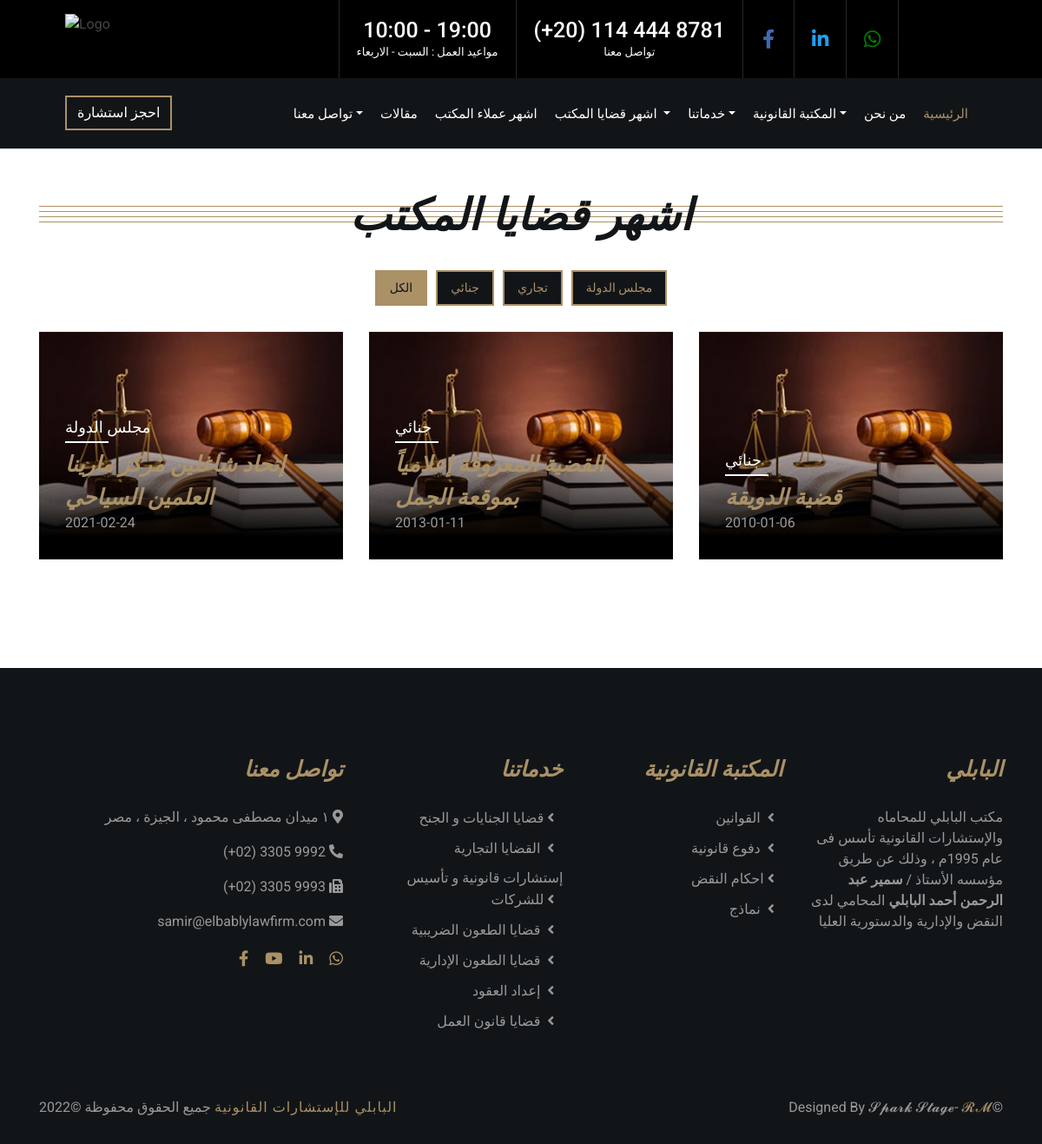
Screenshot of /portfolio.php with the database file from the repository.
### tables this page shows
CREATE TABLE `cases` (
  `ID` int(11) NOT NULL,
  `Name` varchar(255) NOT NULL,
  `Description` text NOT NULL,
  `Cat` int(255) NOT NULL,
  `Image` varchar(255) NOT NULL,
  `Date` date DEFAULT NULL,
  `Status` int(11) NOT NULL DEFAULT 1
);

CREATE TABLE `Case_Category` (
  `id` int(11) NOT NULL,
  `CatName` varchar(255) NOT NULL
);

### Admin/Model/Case.php (called while the page is built, shortened)
<?php
class CaseClass implements iCase {
    private $id;
    private $name;
    private $image;
    private $date;
    private $cat;
    private $catName;
	function getId() {
		return $this->id;
	}
	function setId($id): self {
		$this->id = $id;
		return $this;
	}
	function getName() {
		return $this->name;
	}
	function setName($name): self {
		$this->name = $name;
		return $this;
	}
	function setDescription($description): self {
		return $this;
	}
	function setStatus($status): self {
		return $this;
	}
	function setStateName($stateName): self {
		return $this;
	}
	function getCases($state, $size) {
        $db = Database::getInstance();
        $conn = $db->getConnection();
        $sql = "select * from cases join state on cases.status = state.id join Case_Category on Case_Category.id = cases.cat ";
        if ($state == 1) {
            $sql .= " where status= 1 ";
        } else {}
        $sql .= " order by date desc ";
        $res = $conn->query($sql);
        $MembersDataSet = $conn->query($sql) or die($conn->error());
		$i = 0;
        $Result = array();
        while ($row = mysqli_fetch_array($MembersDataSet)) {
            $case = new CaseClass();
            $case->setId($row["ID"]);
            $case->setName($row["Name"]);
            $case->setCat($row["Cat"]);
            $case->setCatName($row["CatName"]);
            $case->setDescription($row["Description"]);
            $case->setImage($row["Image"]);
            $case->setDate($row["Date"]);
            $case->setStatus($row["Status"]);
            $case->setStateName($row["StateName"]);
            $Result[$i] = $case;
            $i++;
        }
        return $Result;
	}
	function getImage() {
		return $this->image;
	}
	function setImage($image): self {
		$this->image = $image;
		return $this;
	}
	function getDate() {
		return $this->date;
	}
	function setDate($date): self {
		$this->date = $date;
		return $this;
	}
	function getCatName() {
		return $this->catName;
	}
	function setCatName($catName): self {
		$this->catName = $catName;
		return $this;
	}
	function getCat() {
		return $this->cat;
	}
	function setCat($cat): self {
		$this->cat = $cat;
		return $this;
	}
}

### Admin/View/CaseView.php (the view, shortened to what this page needs)
<?php
class CaseView
{
    public function Show_AllCases($status, $size)
    {
        $caseObj = new CaseClass();
        $Result = $caseObj->getCases($status, $size);
        for ($i = 0; $i < count($Result); $i++) {
            $val = "";
            if($Result[$i]->getCat()==1)
                $val = "first";
            else if ($Result[$i]->getCat()==2)
                $val = "second";
            else if ($Result[$i]->getCat()==3)
                $val = "third";
            else if ($Result[$i]->getCat()==4)
                $val = "fourth";
            echo ('
            <div class="col-lg-4 col-md-6 col-sm-12 portfolio-item '.$val.'">
                <div class="portfolio-wrap">
                    <img src="' . $Result[$i]->getImage() . '" alt="Portfolio Image">
                    <figure>
                        <p>' . $Result[$i]->getCatName() . '</p>
                        <a href="singleCase.php?id='.$Result[$i]->getId().'">' . $Result[$i]->getName() . '</a>
                        <span>' . $Result[$i]->getDate() . '</span>
                    </figure>
                </div>
            </div>
          ');
        }
    }
}

### portfolio.php (shortened to what this page needs)
<!DOCTYPE html>
<html lang="en">
    <head>
        <link href="https://stackpath.bootstrapcdn.com/bootstrap/4.4.1/css/bootstrap.min.css" rel="stylesheet">
        <link href="https://cdnjs.cloudflare.com/ajax/libs/font-awesome/5.10.0/css/all.min.css" rel="stylesheet">
        <link href="lib/animate/animate.min.css" rel="stylesheet">
        <link href="lib/owlcarousel/assets/owl.carousel.min.css" rel="stylesheet">
        <link href="css/style.css" rel="stylesheet">
    </head>
    <body>
        <div class="wrapper">
            <div class="portfolio">
                <div class="container">
                    <div class="section-header">
                        <h2>اشهر قضايا المكتب</h2>
                    </div>
                    <div class="row">
                        <div class="col-12">
                            <ul id="portfolio-flters">
                                <li data-filter="*" class="filter-active">الكل</li>
                                <li data-filter=".first">جنائي</li>
                                <li data-filter=".second">تجاري</li>
                                <li data-filter=".third">مجلس الدولة</li>
                            </ul>
                        </div>
                    </div>
                    <div class="row portfolio-container">
                        <?php
                             require_once("Admin/View/CaseView.php");
                             require_once("Admin/Model/Case.php");
                             $caseView = new CaseView();
                             $res = $caseView->Show_AllCases(1, -1);
                        ?>
                    </div>
                </div>
            </div>
        </div>
    </body>
</html>

### rows the page displays
cases: Image (picture), case_category.CatName "مجلس الدولة", Name "إتحاد شاغلين مركز مارينا العلمين السياحي", Date "2021-02-24"
cases: Image (picture), case_category.CatName "جنائي", Name "القضية المعروفة إعلامياً بموقعة الجمل", Date "2013-01-11"
cases: Image (picture), case_category.CatName "جنائي", Name "قضية الدويقة", Date "2010-01-06"
